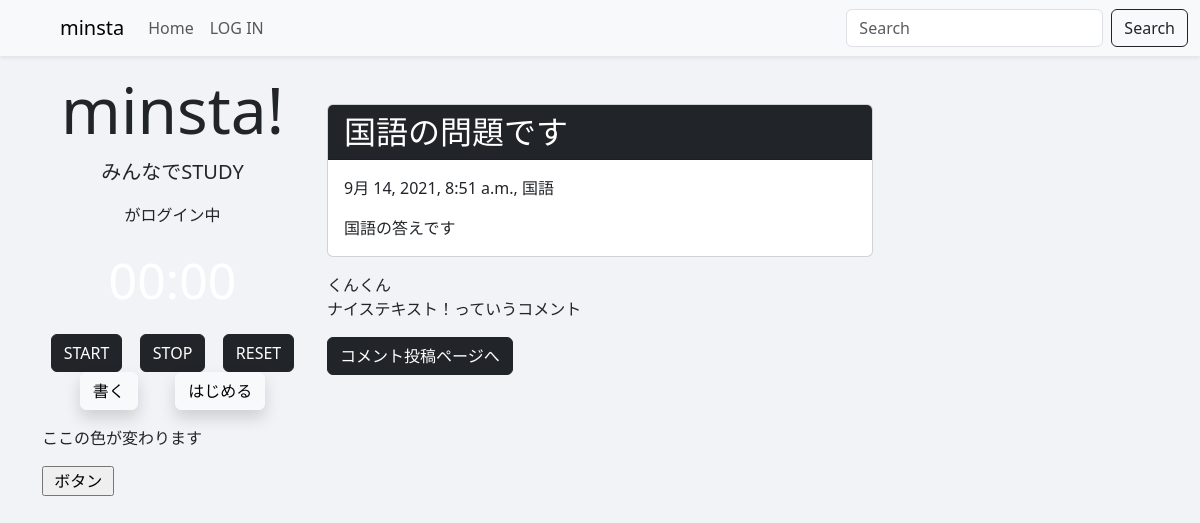
Page /detail/1/ on the earlier database version.
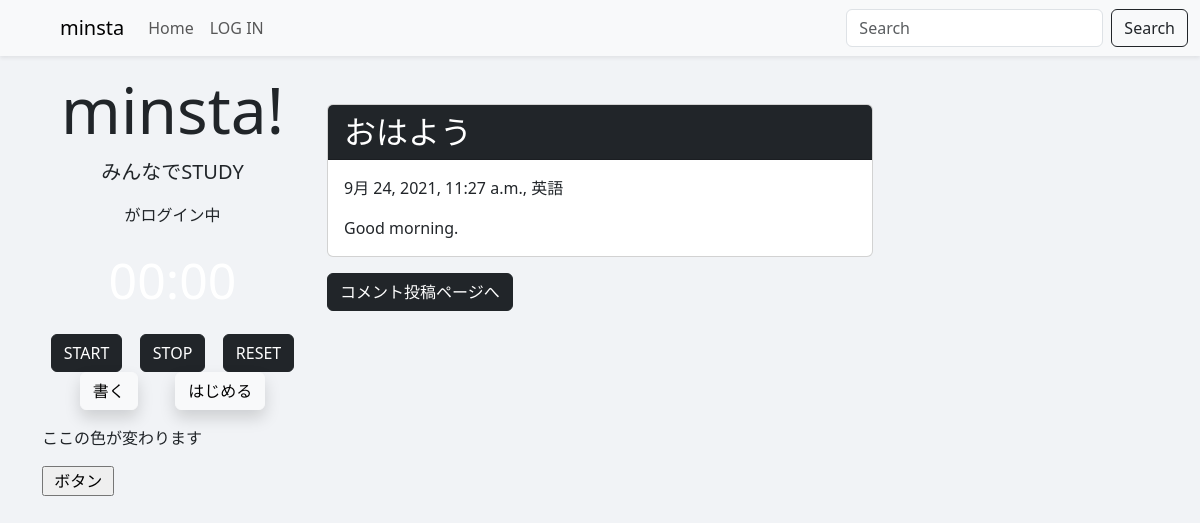
Same page on the later database version.
### study/models.py (models this page shows, shortened)
class Post(models.Model):
    title = models.TextField('問題', max_length=255)
    text = models.TextField('答え')
    created_at = models.DateTimeField('作成日', default=timezone.now)
    category = models.ForeignKey(
        Category, verbose_name='カテゴリ', on_delete=models.PROTECT)
    author = models.ForeignKey(settings.AUTH_USER_MODEL, on_delete=models.CASCADE)

class Category(models.Model):
    name = models.CharField('カテゴリ名', max_length=255)
    created_at = models.DateTimeField('作成日', default=timezone.now)
    def __str__(self):
        return self.name

class Comment(models.Model):
    name = models.CharField('お名前', max_length=30, default='名無し')
    text = models.TextField('コメント')
    post = models.ForeignKey(Post, verbose_name='紐づく記事',
                             on_delete=models.PROTECT)
    created_at = models.DateTimeField('作成日', default=timezone.now)

### study/views.py (the view)
# urls.py: path('detail/<int:pk>/', views.DetailView.as_view(), name='detail'),
class DetailView(generic.DetailView):
    model = Post

### study/context_processors.py (called while the page is built)
def common(request: object) -> object:
    context = {
        'category_list': Category.objects.all(),
    }
    return context

### study/templates/study/post_detail.html
{% extends 'study/base.html' %}
{% load django_bootstrap5 %}
{% block content %}
<div class="card mb-3">
  <h2 class="card-header bg-dark text-white">{{ post.title }}</h2>
  <div class="card-body">
    <p>{{ post.created_at }}, {{ post.category }}</p>
    {{ post.text | linebreaksbr | urlize}}
  </div>
</div>
{% for comment in post.comment_set.all %}
<p>
  {{ comment.name }}<br>
  {{ comment.text | linebreaksbr }}
</p>
{% endfor %}
<a class="btn btn-dark" href="{% url 'study:comment' post.pk %}">コメント投稿ページへ</a>
{% endblock %}

### study/templates/study/base.html (shortened to what this page needs)
{% load django_bootstrap5 %}
{% load static %}
<!doctype html>
<html lang="ja">
<head>
  <link rel="stylesheet" type="text/css" href="{% static 'css/style.css' %}">
  {% bootstrap_css %}
</head>
<body style="background-color: rgba(201, 210, 221, 0.25)">
  <nav class="navbar navbar-expand-lg navbar-light bg-light shadow-sm">
    <div class="container-fluid">
      <a class="navbar-brand ms-5" href="{% url 'register:top' %}">minsta</a>
      <div class="collapse navbar-collapse" id="navbarText">
        <ul class="navbar-nav me-auto mb-2 mb-lg-0">
          <li class="nav-item active">
            <a class="nav-link" href="{% url 'study:index' %}">Home</a>
          </li>
          {% if user.is_authenticated %}
          <li>
            <a class="nav-item nav-link" href="{% url 'register:user_detail' user.pk %}">ユーザー情報閲覧</a>
          </li>
          <li>
            <a class="nav-item nav-link" href="{% url 'register:user_update' user.pk %}">ユーザー情報更新</a>
          </li>
          <li>
            <a class="nav-item nav-link" href="{% url 'register:logout' %}">LOG OUT</a>
          </li>
          {% else %}
          <li class="nav-item">
            <a class="nav-item nav-link" href="{% url 'register:login' %}">LOG IN</a>
          </li>
          {% endif %}
        </ul>
        <form class="d-flex" method="GET" action="{% url 'study:index' %}">
          <input class="form-control me-2" type="text" placeholder="Search" aria-label="Search" name="keyword">
          <button class="btn btn-outline-dark" type="submit">Search</button>
        </form>
      </div>
    </div>
  </nav>
  <div class="container">
    <div class="row">
      <div class="container col-md-3 mt-3">
        <h1 class="display-3" style="text-align:center;">minsta!</h1>
        <p class="lead" style="text-align:center;"> みんなでSTUDY</p>
        <p style="text-align:center;">{{ user.first_name }}がログイン中</ｐ>
        <p id="timerLabel" style="color: white; font-size: 50px; text-align: center">00:00</p>
        <div class="d-flex justify-content-around">
          <input type="button" class="myButton btn btn-dark" onclick="start()" value="START" id="startBtn">
          <input type="button" class="myButton btn btn-dark" onclick="stop()" value="STOP">
          <input type="button" class="myButton btn btn-dark" onclick="reset()" value="RESET">
        </div>
        <div class="d-flex justify-content-evenly mb-3">
          <a class="btn btn-light shadow mr-3" href="{% url 'study:new' %}" role="button">書く</a>
          <a class="btn btn-light shadow" href="#" role="button">はじめる</a>
        </div>
        <p id="target">ここの色が変わります</p>
        <input type="button" value=" ボタン " onclick="changeColor('target');" />
      </div>
      <div class="container col-md-6 mb-3 mt-5">
        {% block content %}
        {% endblock %}
      </div>
      <div class="container col-md-3 mt-5">
      </div>
    </div>
  </div>
</body>
</html>

Differences in the rows shown:
removed Comment: name "くんくん", text "ナイステキスト！っていうコメント"
changed Post: title "国語の問題です" → "おはよう"; created_at "9月 14, 2021, 8:51 a.m." → "9月 24, 2021, 11:27 a.m."; category "国語" → "英語"; text "国語の答えです" → "Good morning."
